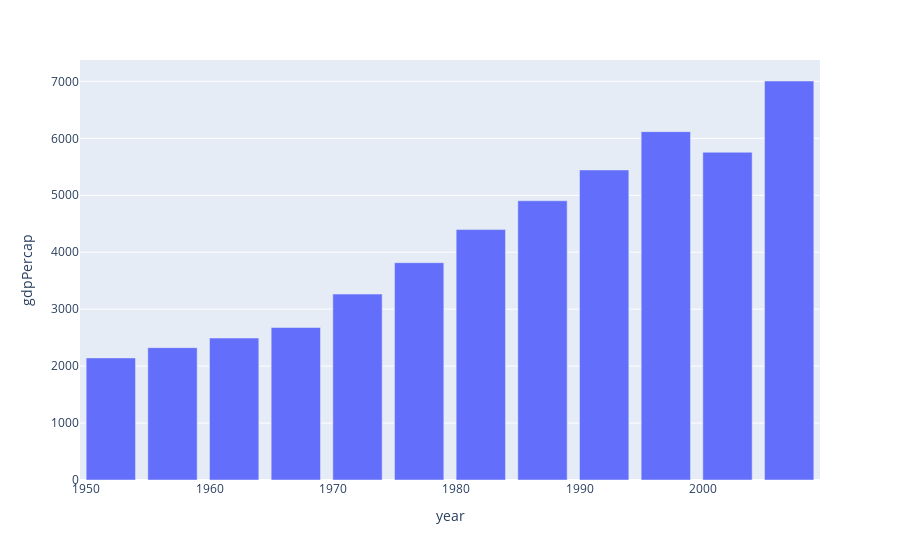

The code cell stored with this chart in its notebook:
### Code cell
t=px.data.gapminder().query("country == 'Colombia'")
px.bar(t, x='year',y='gdpPercap')
#px.line(t, x='year',y='gdpPercap')

### Figure 1 — Plotly figure (JSON) as saved in the notebook; plotly's stock layout.template omitted (floating-point values rounded to 4 significant figures)
{"data": [{"alignmentgroup": "True", "hovertemplate": "year=%{x}<br>gdpPercap=%{y}<extra></extra>", "legendgroup": "", "marker": {"color": "#636efa", "pattern": {"shape": ""}}, "name": "", "offsetgroup": "", "orientation": "v", "showlegend": false, "textposition": "auto", "type": "bar", "x": [1952, 1957, 1962, 1967, 1972, 1977, 1982, 1987, 1992, 1997, 2002, 2007], "xaxis": "x", "y": [2144.0, 2324.0, 2492.0, 2679.0, 3265.0, 3816.0, 4398.0, 4903.0, 5445.0, 6117.0, 5755.0, 7007.0], "yaxis": "y"}], "layout": {"barmode": "relative", "legend": {"tracegroupgap": 0}, "margin": {"t": 60}, "xaxis": {"anchor": "y", "domain": [0, 1], "title": {"text": "year"}}, "yaxis": {"anchor": "x", "domain": [0, 1], "title": {"text": "gdpPercap"}}}}
